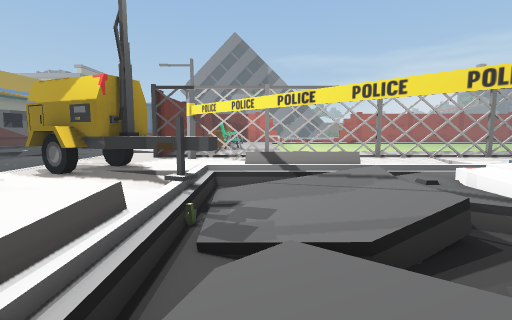
[1] (above)

20 first-person views from a walk through a 3-D level made in the Unity game engine. The camera is 1.4 m above the floor, tilts 6° down and sees 85° across. The floor is counted in squares, 1 m on a side. Each view is taken from the middle of a square. On the plan, view 1 faces up. The plan holds only what a view shows up to about 14 squares ahead; the rest is blank. The place goes on beyond the plan. The player character is not drawn. Door leaves are left out, so doorways stand open.

[2]
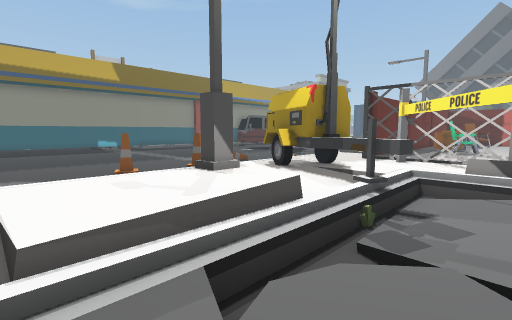

[3]
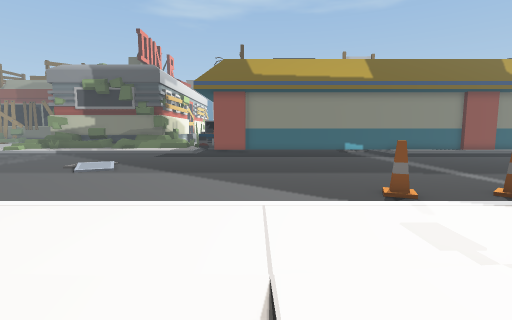

[4]
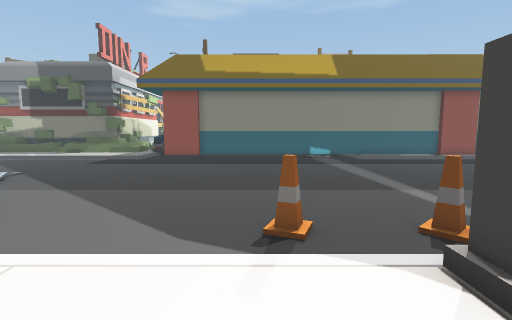

[5]
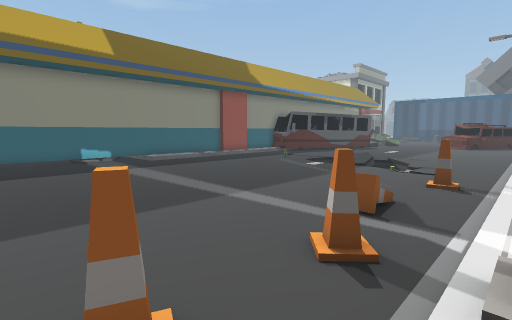

[6]
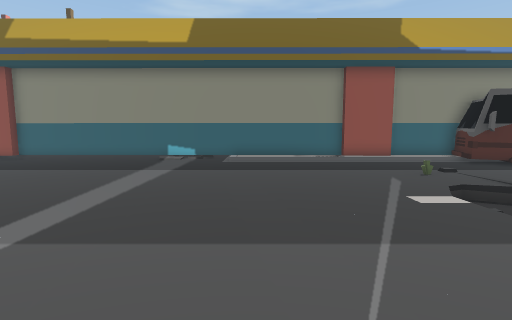

[7]
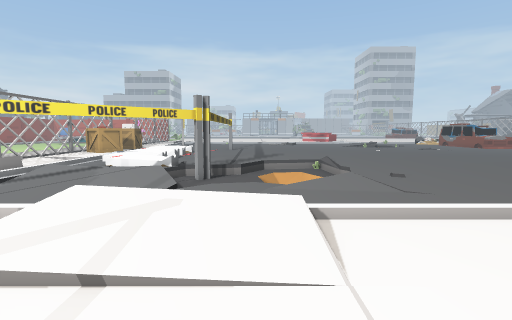

[8]
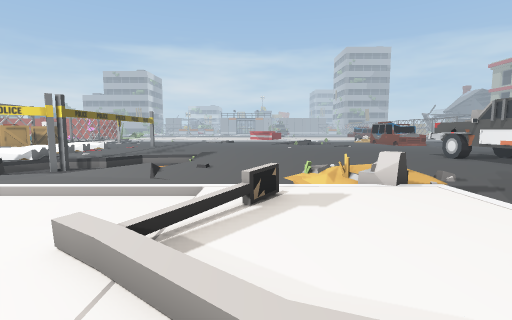

[9]
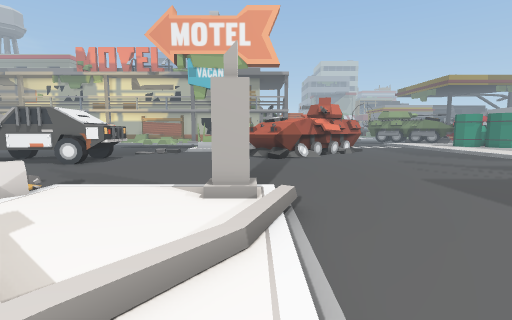

[10]
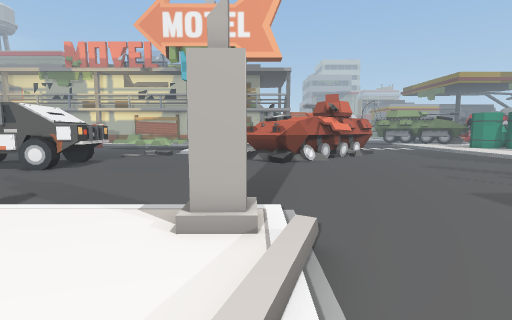

[11]
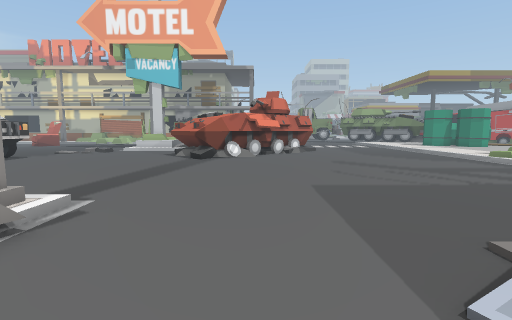

[12]
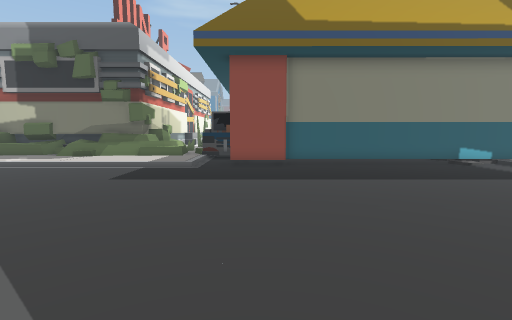

[13]
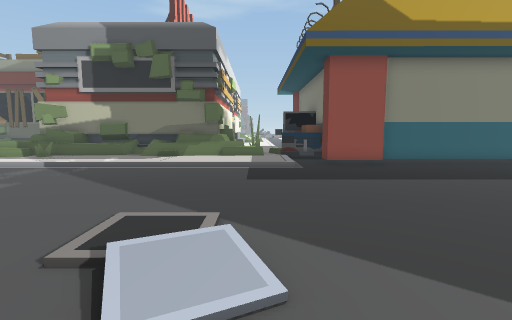

[14]
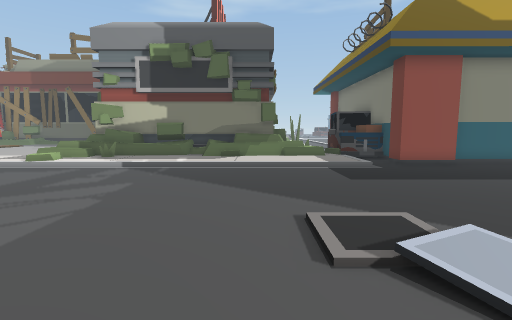

[15]
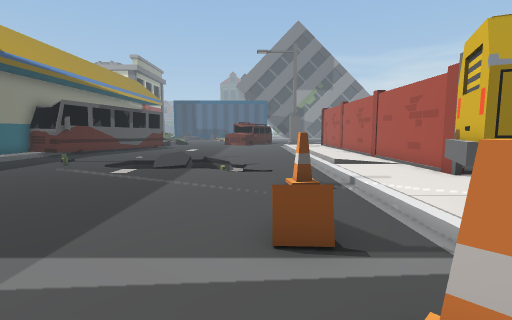

[16]
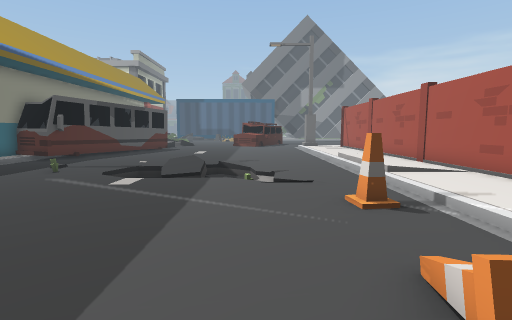

[17]
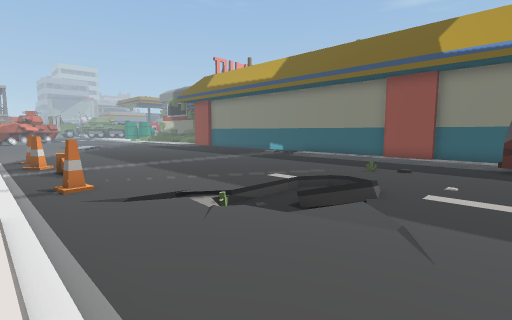

[18]
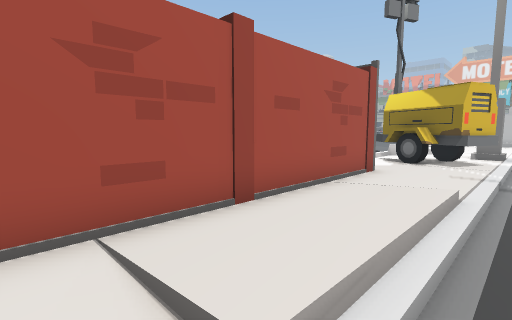

[19]
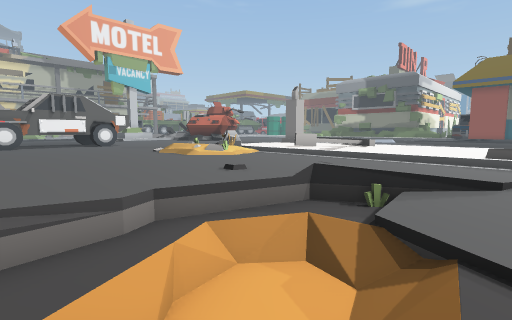

[20]
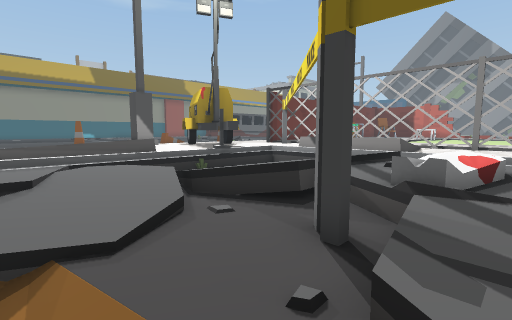

### Floor plan
Key: @ floor where view 1 was taken; # wall or solid block; x gap in a wall; . main floor; : floor 0.25 m higher than the main floor; - floor 0.25 m lower than the main floor; + floor 0.5 m higher than the main floor; _ floor 0.5 m lower than the main floor; < floor 1 m lower than the main floor; / step, stairs or slope; = window, fence, low wall or low ledge; ^ raised ledge; C cone; B bus; A car; O other object.
Columns run from 25 left of view 1 to 7 right of it. Each row starts with its distance up from view 1.
 21   BBBB............:: #
 20   #:B............./: #
 19   #:............../: #
 18   #:......./=/..../:##
 17   ##...../_//_/.../: # #^:
 16   ##.....//___/.../: # :::
 15   #/......//..//../:##::::    ::
 14   #:..............::##:::    ::::
 13   #:..............::######xxx##xx
 12   #:............C.::::#::    ::::
 11   #:..............:::::::    /...
 10   #:..............OOOO:::////////
  9   #...............OOOOO:_////=/..
  8   #.............C.:OOOOO_///:///.
  7   #.............C.::OOOOO-//:..+.
  6   #.............C.#/::./////:../.
  5   #...............//::./////:=///
  4   #.............C.:::++///.==_//.
  3   #.............C.:::++/_///__//.
  2   #...............::::+//..-/___.
  1   #...............::::+/..---___/
  0   #...............:::///.@//////_
 -1   # ..............::::./...=/<<<_
 -2   # ..............::::./...=_///_
 -3 ### ..............::::./.....////
 -4 A.................::/:./.........
 -5 A:::..............://///.........
 -6  :::......./....../::==:.........
 -7  :::.......//...../:::::./.......
 -8 /:::............../:::::  /......
 -9 /:::..............##:::O   ......
-10 //::..............# ::::   ......
-11 //::...................../ ......
-12  :::............................
-13 =:::............................
-14 /:::............................
-15 =:::............................
-16 ==::......................######
-17 =#::.....................###
-18  +//.....................##
-19  :::........... ## ......#

Positions as (right, up) in squares from view 1, and headings:
1: (0, 0), facing up
2: (1, 0), facing up-left
3: (-2, 0), facing left
4: (-4, 3), facing left
5: (-7, 3), facing up-left
6: (-9, 11), facing left
7: (-7, 1), facing right
8: (-8, -6), facing right
9: (-7, -3), facing down
10: (-7, -5), facing down
11: (-11, -5), facing down
12: (-11, -2), facing left
13: (-11, -6), facing left
14: (-11, -9), facing left
15: (-10, 5), facing up
16: (-11, 7), facing up
17: (-7, 21), facing down-left
18: (-8, 21), facing down-right
19: (7, 1), facing down-left
20: (7, 0), facing up-left
